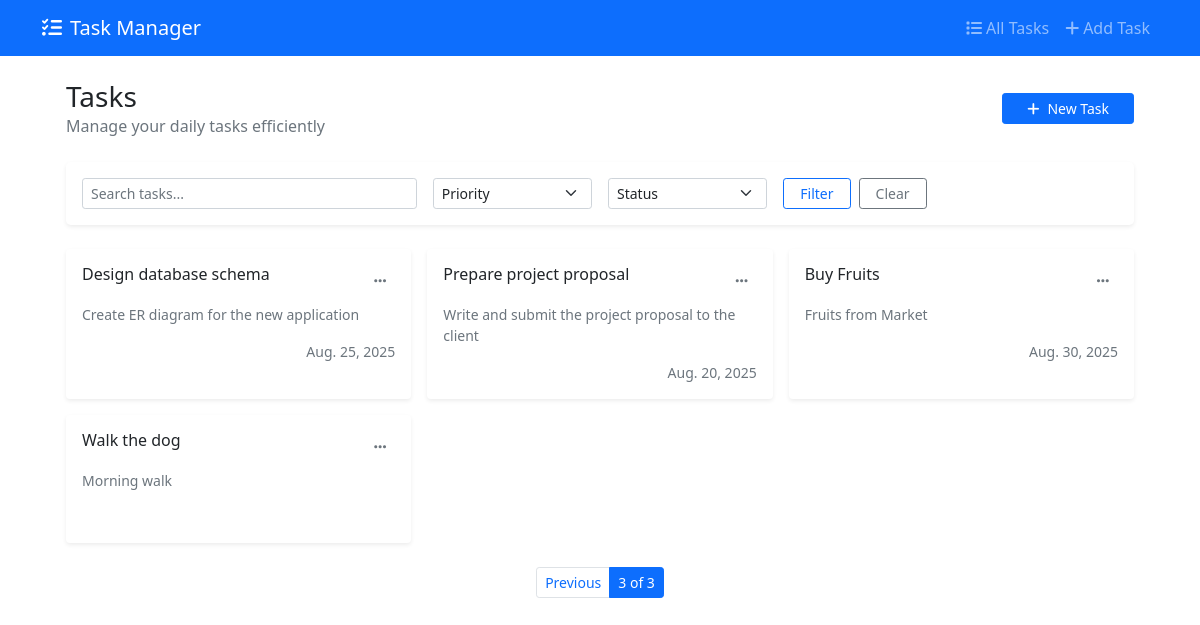
/?page=3, run on the app's committed database.
### tasks/models.py (models this page shows, shortened)
class Task(models.Model):
    title = models.CharField(max_length=200)
    description = models.TextField(blank=True)
    priority = models.CharField(
        max_length=10,
        choices=[("high", "High"), ("medium", "Medium"), ("low", "Low")],
        default="medium",
    )
    is_completed = models.BooleanField(default=False)
    due_date = models.DateField(null=True, blank=True)
    created_at = models.DateTimeField(auto_now_add=True)
    updated_at = models.DateTimeField(auto_now=True)
    class Meta:
        ordering = ["-created_at"]

### tasks/views.py (the view)
# urls.py: path("", TaskListView.as_view(), name="task-list"),
class TaskListView(ListView):
    model = Task
    template_name = "tasks/task_list.html"
    context_object_name = "tasks"
    paginate_by = 9
    def get_queryset(self):
        queryset = Task.objects.all()
        search = self.request.GET.get("search")
        if search:
            queryset = queryset.filter(title__icontains=search)
        priority = self.request.GET.get("priority")
        if priority:
            queryset = queryset.filter(priority=priority)
        is_completed = self.request.GET.get("is_completed")
        if is_completed is not None and is_completed != "":
            if is_completed.lower() == "true":
                queryset = queryset.filter(is_completed=True)
            elif is_completed.lower() == "false":
                queryset = queryset.filter(is_completed=False)
        return queryset

### templates/tasks/task_list.html (shortened to what this page needs)
{% extends 'base.html' %}
{% block content %}
<div class="container-fluid px-4">
    <div class="d-flex justify-content-between align-items-center mb-4">
        <div>
            <h1 class="h3 mb-0 text-gray-800">Tasks</h1>
            <p class="text-muted mb-0">Manage your daily tasks efficiently</p>
        </div>
        <a href="{% url 'task-create' %}" class="btn btn-primary btn-sm px-4">
            <i class="fas fa-plus me-2"></i>New Task
        </a>
    </div>
    <div class="bg-white rounded-3 shadow-sm border-0 mb-4">
        <div class="p-3">
            <form method="get" class="row g-3 align-items-end">
                <div class="col-md-4">
                    <input type="text" name="search" class="form-control form-control-sm"
                           placeholder="Search tasks..." value="{{ request.GET.search }}">
                </div>
                <div class="col-md-2">
                    <select name="priority" class="form-select form-select-sm">
                        <option value="">Priority</option>
                    </select>
                </div>
                <div class="col-md-2">
                    <select name="is_completed" class="form-select form-select-sm">
                        <option value="">Status</option>
                    </select>
                </div>
                <div class="col-md-4">
                    <div class="d-flex gap-2">
                        <button type="submit" class="btn btn-outline-primary btn-sm px-3">Filter</button>
                        <a href="{% url 'task-list' %}" class="btn btn-outline-secondary btn-sm px-3">Clear</a>
                    </div>
                </div>
            </form>
        </div>
    </div>
    {% if tasks %}
        <div class="row g-3">
            {% for task in tasks %}
                <div class="col-lg-4 col-md-6">
                    <div class="card border-0 shadow-sm h-100 task-card">
                        <div class="card-body p-3">
                            <div class="d-flex justify-content-between align-items-start mb-2">
                                <h6 class="mb-0 fw-medium {% if task.is_completed %}text-decoration-line-through text-muted{% endif %}">
                                    {{ task.title }}
                                </h6>
                                <div class="dropdown">
                                    <button class="btn btn-sm btn-ghost" data-bs-toggle="dropdown">
                                        <i class="fas fa-ellipsis-h text-muted"></i>
                                    </button>
                                </div>
                            </div>
                            {% if task.description %}
                                <p class="text-muted small mb-3">{{ task.description|truncatewords:12 }}</p>
                            {% endif %}
                            <div class="d-flex justify-content-between align-items-center">
                                <div class="d-flex gap-2">
                                    <span class="badge badge-priority-{{ task.priority }}">{{ task.priority|title }}</span>
                                </div>
                                {% if task.due_date %}
                                    <small class="text-muted">{{ task.due_date }}</small>
                                {% endif %}
                            </div>
                        </div>
                    </div>
                </div>
            {% endfor %}
        </div>
        {% if is_paginated %}
            <nav class="mt-4">
                <ul class="pagination pagination-sm justify-content-center">
                    {% if page_obj.has_previous %}
                        <li class="page-item">
                            <a class="page-link" href="?page={{ page_obj.previous_page_number }}">Previous</a>
                        </li>
                    {% endif %}
                    <li class="page-item active">
                        <span class="page-link">{{ page_obj.number }} of {{ page_obj.paginator.num_pages }}</span>
                    </li>
                </ul>
            </nav>
        {% endif %}
    {% endif %}
</div>
{% endblock %}

### templates/base.html (style rules this page uses)
.task-card { transition: all 0.3s ease; }

### data on the page
Task: title "Design database schema", description "Create ER diagram for the new application", due_date "Aug. 25, 2025"
Task: title "Prepare project proposal", description "Write and submit the project proposal to the client", due_date "Aug. 20, 2025"
Task: title "Buy Fruits", description "Fruits from Market", due_date "Aug. 30, 2025"
Task: title "Walk the dog", description "Morning walk"

### other printed values
{{ page_obj.number }} "3"
{{ page_obj.paginator.num_pages }} "3"
